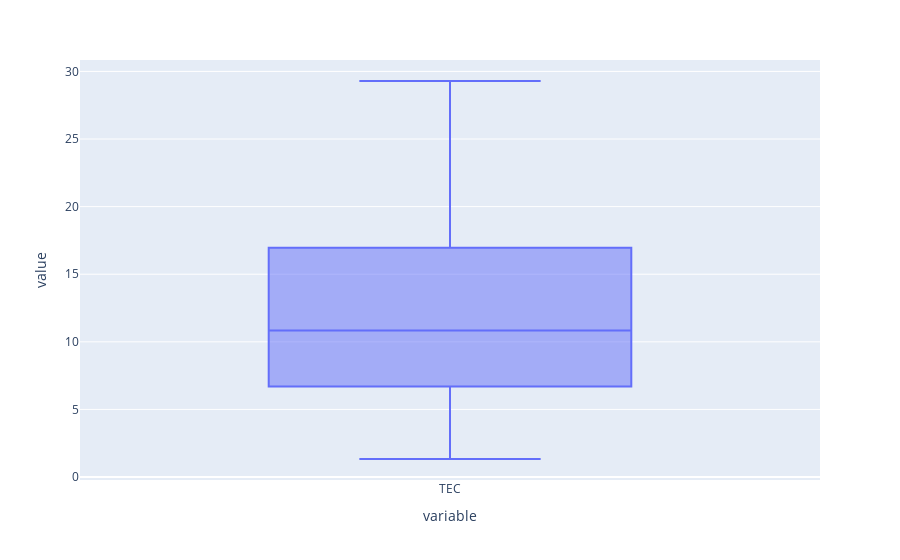

Notebook source saved alongside this figure:
### Markdown cell above
# Explore

### Code cell
px.box(data_frame= y_train)

### Figure 1 — Plotly figure (JSON) as saved in the notebook; plotly's stock layout.template omitted (floating-point values rounded to 4 significant figures; data arrays with more than 128 entries replaced by an {"elided": "..."} marker saying what was removed)
{"data": [{"alignmentgroup": "True", "hovertemplate": "variable=%{x}<br>value=%{y}<extra></extra>", "legendgroup": "", "marker": {"color": "#636efa"}, "name": "", "notched": false, "offsetgroup": "", "orientation": "v", "showlegend": false, "type": "box", "x": {"elided": "2232 str values"}, "x0": " ", "xaxis": "x", "y": {"elided": "2232 float values"}, "y0": " ", "yaxis": "y"}], "layout": {"autosize": true, "boxmode": "group", "legend": {"tracegroupgap": 0}, "margin": {"t": 60}, "xaxis": {"anchor": "y", "autorange": true, "domain": [0, 1], "range": [-0.5, 0.5], "title": {"text": "variable"}, "type": "category"}, "yaxis": {"anchor": "x", "autorange": true, "domain": [0, 1], "range": [-0.2199, 30.84], "title": {"text": "value"}, "type": "linear"}}}
